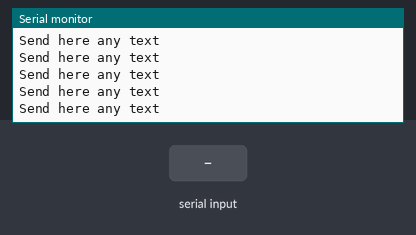
This sketch was run on a simulated Arduino Uno, built with avr-gcc and run on an emulated ATmega328P. Parts: the last lines printed to the serial monitor. The inputs (shaded band) are chosen by the test bench.

Above: at 1.2 s.
1.3 s: "1" received over Serial
At 1.49 s:
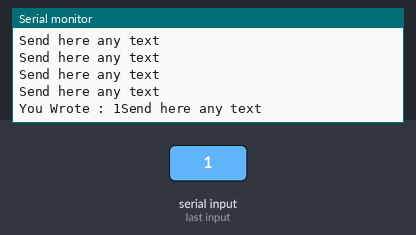
2.8 s: "0" received over Serial
At 3.02 s:
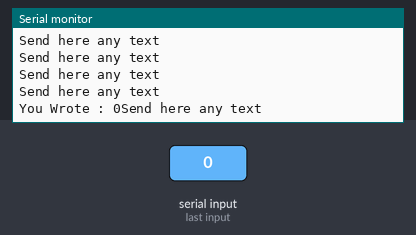
4.3 s: "2" received over Serial
At 4.56 s:
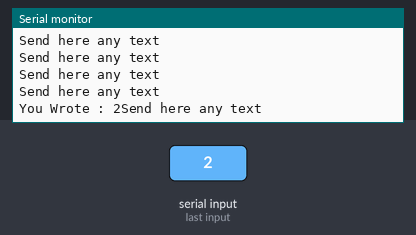

The sketch:

arduino_char_terminator.ino
```cpp
void setup()
{
	Serial.begin(9600);
}

void loop()
{
	if (Serial.available() > 0)
	{
		Serial.print("You Wrote : ");
		Serial.flush();
		while (Serial.available() > 0)
		{
			Serial.write((char)Serial.read());
			Serial.flush(); //this is a must for the arduino to wait untill Serial.write is done
		}
	}

	delay(100);
	Serial.println("Send here any text");
}
```

Measured:
- after the input at 1.3 s, the serial monitor: prints a new line at once (image 1)
- after the input at 2.8 s, the serial monitor: prints a new line after 0.06 s (image 2)
- after the input at 4.3 s, the serial monitor: prints a new line after 0.10 s (image 3)
